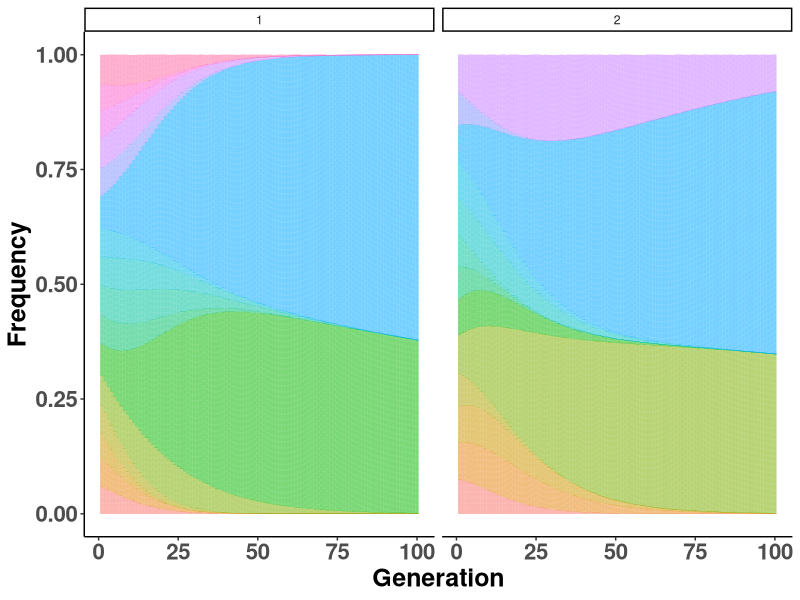

The R source for this figure: (Note: this script raises an error after producing the figure.)
library(data.table)
library(ggplot2)
library(foreach)
library(cowplot)

growth <- function(N0, r, t) {
  N0*exp(r*t)
}

max.time <- 100
gens <- 2

o.w <- foreach(g=1:gens, .combine="rbind")%do%{
  r <- c(rnorm(mean=1, sd=.05, n=sample.int(5)[1]),
         1.1,
         rnorm(mean=1, sd=.05, n=sample.int(5)[1]),
         1.105,
         rnorm(mean=1, sd=.05, n=sample.int(5)[1]))
  
  
  o <- foreach(i=1:length(r), .combine="rbind")%do%{
    data.table(t=c(1:max.time),
               clone=i,
               N=growth(N0=100, r=r[i], t=c(1:max.time)))
  }
  o.ag <- o[,list(freq=cumsum(N/sum(N)), clone=clone), list(t)]
  #ggplot(data=o.ag, aes(x=t, y=freq, group=clone)) + geom_line()
  

  
  o.w <- foreach(i=1:max(o.ag$t), .combine="rbind")%do%{
    tmp <- o.ag[t==i]
    
    tmp[,start:=c(0, freq[-max(clone)])]
    tmp[,list(y=seq(from=start, to=freq, by=.001)), list(t, clone)]
  }
  
  o.w[,gen:=g]
  o.w
}

ggplot(data=o.w, aes(x=(t), y=y, color=as.factor(clone))) + 
  geom_tile() + 
  facet_grid(~gen) +
  labs(x="Generation", y="Frequency", color="") +
  theme_classic() + 
  theme(axis.text.x = element_text(face="bold", size=16),
        axis.text.y = element_text(face="bold", size=16),
        axis.title.x = element_text(face="bold", size=18),
        axis.title.y = element_text(face="bold", size=18),
        legend.position = "none") 

ggsave(pl, file="~/clone_cartoon.pdf")